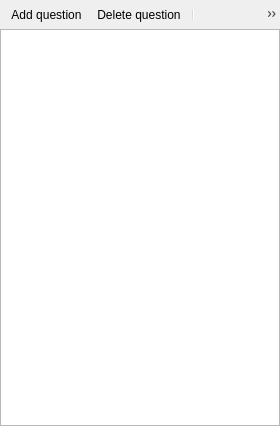
<?xml version="1.0" encoding="UTF-8"?>
<ui version="4.0">
 <class>DatabaseView</class>
 <widget class="QWidget" name="DatabaseView">
  <property name="geometry">
   <rect>
    <x>0</x>
    <y>0</y>
    <width>280</width>
    <height>426</height>
   </rect>
  </property>
  <property name="windowTitle">
   <string>Form</string>
  </property>
  <layout class="QVBoxLayout" name="verticalLayout_2">
   <property name="spacing">
    <number>0</number>
   </property>
   <property name="margin">
    <number>0</number>
   </property>
   <item>
    <widget class="QToolBar" name="toolbar">
     <addaction name="actionAddQuestion"/>
     <addaction name="actionDeleteQuestion"/>
     <addaction name="separator"/>
     <addaction name="actionAddFolder"/>
     <addaction name="actionDeleteFolder"/>
    </widget>
   </item>
   <item>
    <widget class="QTreeView" name="treeView">
     <property name="editTriggers">
     
<set>QAbstractItemView::DoubleClicked|QAbstractItemView::EditKeyPressed</set>
     </property>
     <property name="alternatingRowColors">
      <bool>true</bool>
     </property>
     <property name="animated">
      <bool>true</bool>
     </property>
     <property name="headerHidden">
      <bool>true</bool>
     </property>
    </widget>
   </item>
  </layout>
  <action name="actionAddQuestion">
   <property name="icon">
    <iconset resource="reactor.qrc">
    
<normaloff>:/reactor/images/datatreetools/question_add.png</normaloff>:/reactor/
images/datatreetools/question_add.png</iconset>
   </property>
   <property name="text">
    <string>Add question</string>
   </property>
  </action>
  <action name="actionDeleteQuestion">
   <property name="icon">
    <iconset resource="reactor.qrc">
    
<normaloff>:/reactor/images/datatreetools/question_delete.png</normaloff>:/
reactor/images/datatreetools/question_delete.png</iconset>
   </property>
   <property name="text">
    <string>Delete question</string>
   </property>
  </action>
  <action name="actionAddFolder">
   <property name="icon">
    <iconset resource="reactor.qrc">
    
<normaloff>:/reactor/images/datatreetools/folder_add.png</normaloff>:/reactor/
images/datatreetools/folder_add.png</iconset>
   </property>
   <property name="text">
    <string>Add theme</string>
   </property>
  </action>
  <action name="actionDeleteFolder">
   <property name="icon">
    <iconset resource="reactor.qrc">
    
<normaloff>:/reactor/images/datatreetools/folder_delete.png</normaloff>:/reactor
/ images/datatreetools/folder_delete.png</iconset>
   </property>
   <property name="text">
    <string>Delete theme</string>
   </property>
  </action>
 </widget>
 <resources>
  <include location="reactor.qrc"/>
 </resources>
 <connections/>
</ui>
